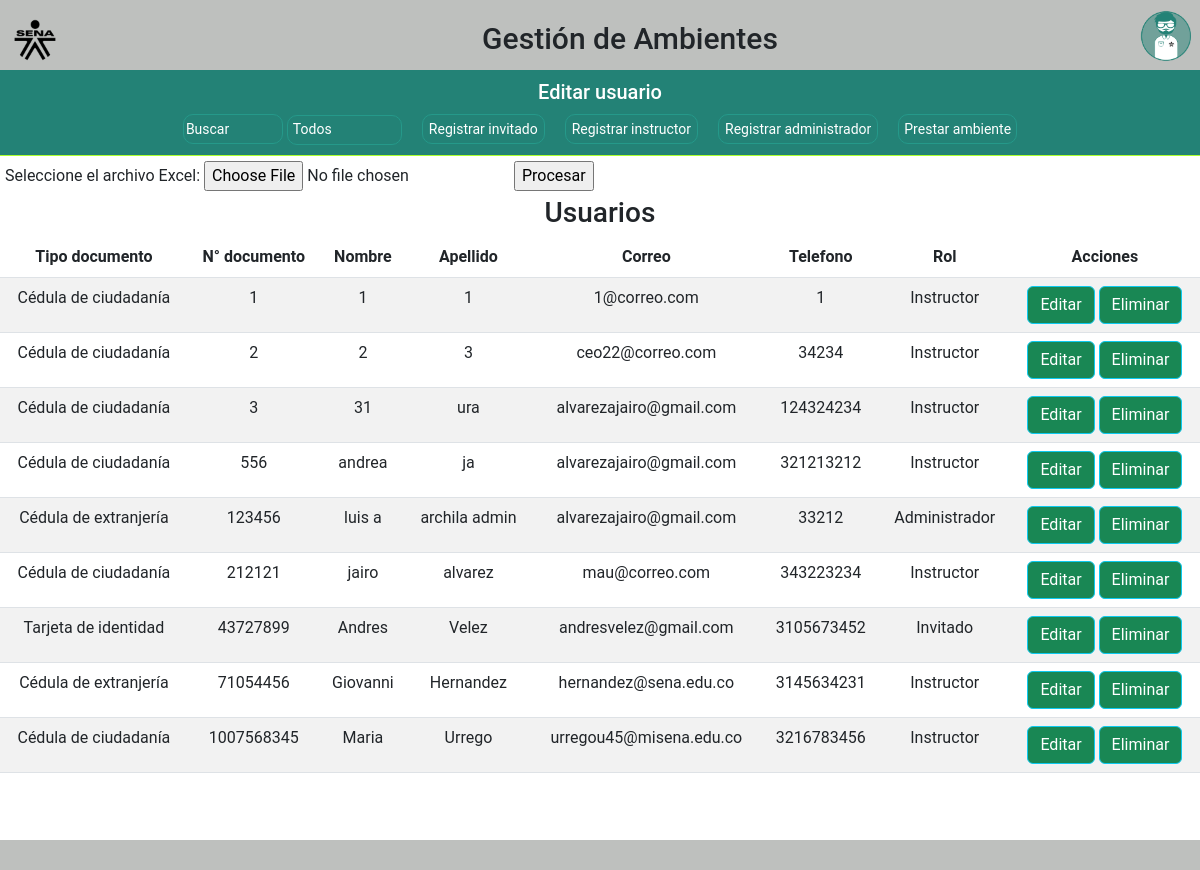
The page /ver_usuario.php (signed in) on the database its author committed.
### tables this page shows
CREATE TABLE `usuario` (
  `numero_documento` int(15) NOT NULL,
  `nombre` varchar(100) NOT NULL,
  `apellido` varchar(100) NOT NULL,
  `tipo_documento` int(11) NOT NULL,
  `numero_ficha` int(50) DEFAULT NULL,
  `centro` varchar(50) DEFAULT NULL,
  `telefono` varchar(15) NOT NULL,
  `correo` varchar(100) NOT NULL,
  `contrasena` varchar(100) DEFAULT NULL,
  `id_rol` int(15) NOT NULL
);

CREATE TABLE `tipo_documento` (
  `idDocumento` int(11) NOT NULL,
  `tipo` varchar(50) NOT NULL
);

CREATE TABLE `rol` (
  `id_rol` int(15) NOT NULL,
  `nombre_rol` varchar(100) NOT NULL
);

### database/conexion.php (called while the page is built, shortened)
<?php
class Conexion{
    public function conectar(){
     $this->con=mysqli_connect("localhost", "root", "", "gestion_ambientes",3306);
    }
}
?>

### classUsuario.php (called while the page is built, shortened)
<?php
require_once "./database/conexion.php";
class Usuario extends Conexion
{
    public function listarUsuario()
    {
        $listar_usuario = "SELECT `numero_documento`, `nombre`, `apellido`, `tipo`, `numero_ficha`, `telefono`, `correo`, `nombre_rol` FROM tipo_documento INNER JOIN usuario on usuario.tipo_documento=tipo_documento.idDocumento INNER JOIN rol ON rol.id_rol=usuario.id_rol  ";
        $consulta_listar_usuario = $this->con->query($listar_usuario);
        return $consulta_listar_usuario;
    }
}

### ver_usuario.php (the view, shortened to what this page needs)
<?php session_start();
require_once "./classUsuario.php";
$listarUsuario = new Usuario();
$usuarios = $listarUsuario->listarUsuario();
?>
<!DOCTYPE html>
<html lang="en">
<head>
    <link rel="stylesheet" type="text/css" href="./Css/prestamo_ambientes.css">
    <link href="https://cdn.jsdelivr.net/npm/bootstrap@5.3.0-alpha1/dist/css/bootstrap.min.css" rel="stylesheet">
    <link rel="stylesheet" href="./Css/global.css">
</head>
<body>
    <div class="parte-superior">
        <img class="logo" src="./images/logo sena.png" alt="">
        <h1 class="titulo">Gestión de Ambientes</h1>
        <div class="dropdown">
            <button class="btn dropdown-toggle" type="button" data-bs-toggle="dropdown" aria-expanded="false">
                <img class="perfil" src="./images/Boton Administrador.png" alt="">
            </button>
        </div>
    </div>
    <div class="herencia">
        <div class="buscador">
            <h3 class="titulo_herencia">Editar usuario</h3>
            <div class="buscador-int">
                <form action="./ver_usuario.php" method="post">
                    <input class="input-b btns-b" type="text" placeholder="Buscar" name="documento">
                    <select class="selec-b btns-b" name="rol" id="">
                        <option value="0">Todos</option>
                    </select>
                </form>
                <button class="btn-b btns-b" data-bs-toggle="modal" data-bs-target="#registrar_aprendiz">Registrar invitado</button>
                <button class="btn-b btns-b" data-bs-toggle="modal" data-bs-target="#registrar_instructor">Registrar instructor</button>
                <button class="btn-b btns-b" data-bs-toggle="modal" data-bs-target="#registrar_administrador">Registrar administrador</button>
                <a href="./registrarPrestamoAmbiente.php" class="btn-activos">Prestar ambiente</a>
            </div>
        </div>
        <div class="contenido">
            <div  style="margin: 5px;">
            <form action="./procesoCargarUsuarios.php" method="post" enctype="multipart/form-data">
                <label for="archivo_excel">Seleccione el archivo Excel:</label>
                <input type="file" name="archivo_excel" id="archivo_excel" accept=".xlsx,.xls">
                <input type="submit" name="submit" value="Procesar">
            </form>
            </div>
            <center>
                <h3>Usuarios</h3>
            </center>
            <table class="table table-striped ">
                <thead>
                    <tr>
                        <th scope="col" class="text-center">Tipo documento</th>
                        <th scope="col" class="text-center">N° documento</th>
                        <th scope="col" class="text-center">Nombre</th>
                        <th scope="col" class="text-center">Apellido</th>
                        <th scope="col" class="text-center">Correo</th>
                        <th scope="col" class="text-center">Telefono</th>
                        <th scope="col" class="text-center">Rol</th>
                        <th scope="col" class="text-center">Acciones</th>
                    </tr>
                </thead>
                <tbody>
                    <?php
                    foreach ($usuarios as $usuario) {
                    ?>
                        <tr>
                            <td class="text-center"><?php echo $usuario['tipo'] ?></td>
                            <td class="text-center"><?php echo $usuario['numero_documento'] ?></td>
                            <td class="text-center"><?php echo $usuario['nombre'] ?></td>
                            <td class="text-center"><?php echo $usuario['apellido'] ?></td>
                            <td class="text-center"><?php echo $usuario['correo']  ?></td>
                            <td class="text-center"><?php echo $usuario['telefono']  ?></td>
                            <td class="text-center"><?php echo $usuario['nombre_rol']  ?></td>
                            <td class="text-center">
                                <a class="btn btn-info bg-success" href="ver_usuario.php?documentoModificar=<?php echo $usuario['numero_documento']; ?>" style="color:white">Editar</a>
                                <a class="btn btn-info bg-success" href="eliminarUsuario.php?documento=<?php echo $usuario['numero_documento']; ?>" style="color:white" onclick="return confirmacionEliminar() ">Eliminar</a>
                            </td>
                        </tr>
                    <?php
                    }
                    ?>
                </tbody>
            </table>
    </div>
    <div class="barra_inferior">
    </div>
</body>
</html>

### Css/prestamo_ambientes.css (style rules this page uses)
.dropdown-toggle { transition: all .5s !important; margin-right: 10px !important; padding: 0px !important; border-radius: 30px !important; width: 50px !important; position: fixed; top: 10px; right: 0; }
body { height: 100%; width: 100%; box-sizing: border-box; overflow-x: hidden; }
html { height: 100%; width: 100%; }
.titulo_herencia { color: white; font-size: 20px; }
.perfil { width: 50px; height: 50px; margin-right: 15px; }
.titulo { display: inline-block; font-size: 30px; text-align: center; margin-top: 15px; }
.logo { display: inline-block; width: 40px; padding-top: 10px; }
.herencia { display: flex; height: 100%; width: 100%; box-sizing: border-box; flex-direction: column; }
.barra_inferior { background: #bec0be; position: fixed; bottom: 0; width: 100%; height: 30px; z-index: 10; }
select { appearance: none; -webkit-appearance: none; -moz-appearance: none; }
.buscador { display: flex; height: auto; flex-direction: column; align-items: center; width: 100%; background: #238276; }
.buscador h3 { display: inline-block; margin: 10px; }
.buscador-int { display: flex; gap: 20px; width: 100%; height: auto; border-bottom: 1px solid greenyellow; align-items: center; justify-content: center; padding-bottom: 10px; }
.input-b { width: 100px; height: 25px; border-radius: 10px; background: white; outline: none; border: 1px solid black; transition: all .5s; }
.selec-b { width: auto; padding: 0 5px; height: 26px; border-radius: 10px; background: white; cursor: pointer; }
.btn-b { width: auto; border-radius: 10px; border: none; cursor: pointer; border: 1px solid #25998a; }
.input-b::placeholder { color: white; }
.btns-b { height: 30px; border: 1px solid #25998a; background: #238276; color: white; font-size: 14px; }

### Css/global.css (style rules this page uses)
.logo { width: 50px !important; margin-left: 10px; }
body { font-family: 'Roboto', sans-serif; }
.btn-activos { display: flex; width: auto; border-radius: 10px; background: #238276; border: solid 1px #25998a; justify-content: center; align-items: center; color: white; text-decoration: none; cursor: pointer; height: 30px; font-size: 14px; padding: 5px; }
.contenido { overflow: auto; }
.parte-superior { background-color: #bec0be; height: 70px; display: flex; justify-content: space-between !important; align-items: center !important; width: 100%; z-index: 100 !important; }

### ver_usuario.php (style rules this page uses)
table input, select { border: none; }

### rows shown on the page
usuario: tipo_documento.tipo "Cédula de ciudadanía", numero_documento "1", nombre "1", apellido "1", correo "1@correo.com", telefono "1", id_rol.nombre_rol "Instructor"
usuario: tipo_documento.tipo "Cédula de ciudadanía", numero_documento "2", nombre "2", apellido "3", correo "ceo22@correo.com", telefono "34234", id_rol.nombre_rol "Instructor"
usuario: tipo_documento.tipo "Cédula de ciudadanía", numero_documento "3", nombre "31", apellido "ura", correo "alvarezajairo@gmail.com", telefono "124324234", id_rol.nombre_rol "Instructor"
usuario: tipo_documento.tipo "Cédula de ciudadanía", numero_documento "556", nombre "andrea", apellido "ja", correo "alvarezajairo@gmail.com", telefono "321213212", id_rol.nombre_rol "Instructor"
usuario: tipo_documento.tipo "Cédula de extranjería", numero_documento "123456", nombre "luis a", apellido "archila admin", correo "alvarezajairo@gmail.com", telefono "33212", id_rol.nombre_rol "Administrador"
usuario: tipo_documento.tipo "Cédula de ciudadanía", numero_documento "212121", nombre "jairo", apellido "alvarez", correo "mau@correo.com", telefono "343223234", id_rol.nombre_rol "Instructor"
usuario: tipo_documento.tipo "Tarjeta de identidad", numero_documento "43727899", nombre "Andres", apellido "Velez", correo "andresvelez@gmail.com", telefono "3105673452", id_rol.nombre_rol "Invitado"
usuario: tipo_documento.tipo "Cédula de extranjería", numero_documento "71054456", nombre "Giovanni", apellido "Hernandez", correo "hernandez@sena.edu.co", telefono "3145634231", id_rol.nombre_rol "Instructor"
usuario: tipo_documento.tipo "Cédula de ciudadanía", numero_documento "1007568345", nombre "Maria", apellido "Urrego", correo "urregou45@misena.edu.co", telefono "3216783456", id_rol.nombre_rol "Instructor"
